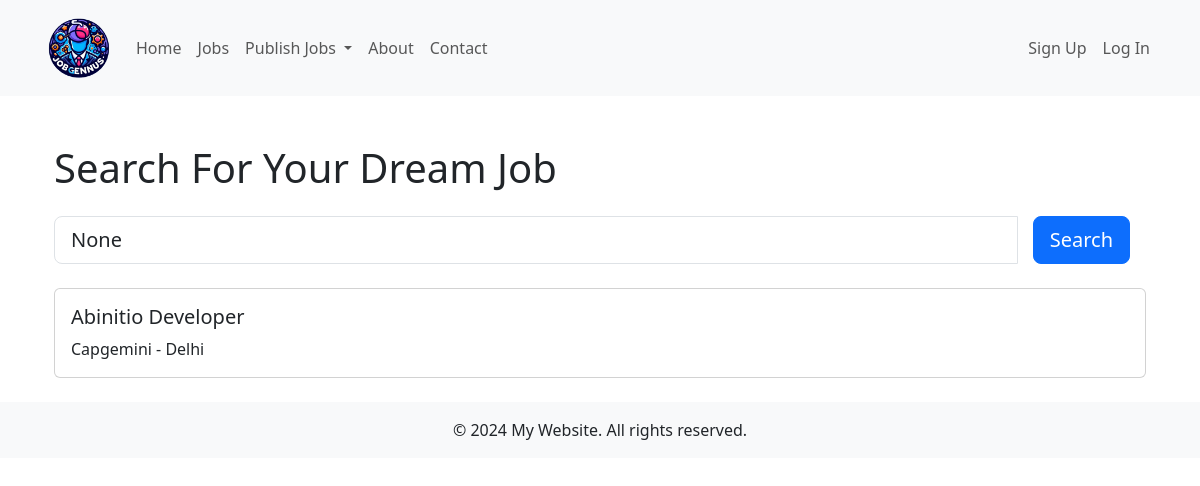
The page / on the database its author committed.
### home/models.py (models this page shows)
class Job(models.Model):
    title = models.CharField(max_length=100)
    description = models.TextField()
    company = models.CharField(max_length=50)
    location = models.CharField(max_length=50)
    requirements = models.TextField(default='')

### home/views.py (the view, shortened to what this page needs)
# urls.py: path('', views.home, name='home'),
def home(request):
    jobs = Job.objects.all()
    search_form = HomeSearchForm(request.GET)
    context = {'jobs': jobs, 'search_form': search_form}
    return render(request, 'index.html', context)

### home/forms.py
class HomeSearchForm(forms.Form):
    search_query = forms.CharField(label='', widget=forms.TextInput(attrs={'placeholder': 'Search for jobs...'}))

### templates/index.html (shortened to what this page needs)
{% extends 'base.html' %}
{% load static %}
{% block content %}
<div class="container mt-5">
    <h1>Search For Your Dream Job</h1>
    <form method="get" action="{% url 'home' %}" class="mt-4">
        <div class="input-group">
            <input type="text" class="form-control form-control-lg" name="search_query" placeholder="Search for jobs..."
                aria-label="Search" aria-describedby="basic-addon2" value="{{ search_form.search_query.value }}">
            <div class="input-group-append">
                <button class="btn btn-primary btn-lg mx-3" type="submit">Search</button>
            </div>
        </div>
    </form>
    {% if jobs %}
    <div id="jobCarousel" class="carousel slide mt-4" data-ride="carousel">
        <div class="carousel-inner">
            {% for job in jobs %}
            <div class="carousel-item {% if forloop.first %}active{% endif %}">
                <a href="{% url 'job_details' job.id %}" class="card-link" style="text-decoration: none;">
                    <div class="card">
                        <div class="card-body">
                            <h5 class="card-title">{{ job.title }}</h5>
                            <p class="card-text">{{ job.company }} - {{ job.location }}</p>
                        </div>
                    </div>
                </a>
            </div>
            {% endfor %}
        </div>
        <a class="carousel-control-prev" href="#jobCarousel" role="button" data-slide="prev">
            <span class="carousel-control-prev-icon" aria-hidden="true"></span>
            <span class="sr-only">Previous</span>
        </a>
        <a class="carousel-control-next" href="#jobCarousel" role="button" data-slide="next">
            <span class="carousel-control-next-icon" aria-hidden="true"></span>
            <span class="sr-only">Next</span>
        </a>
    </div>
    {% endif %}
</div>
{% endblock %}

### rows shown on the page
Job: title "Abinitio Developer", company "Capgemini", location "Delhi"
